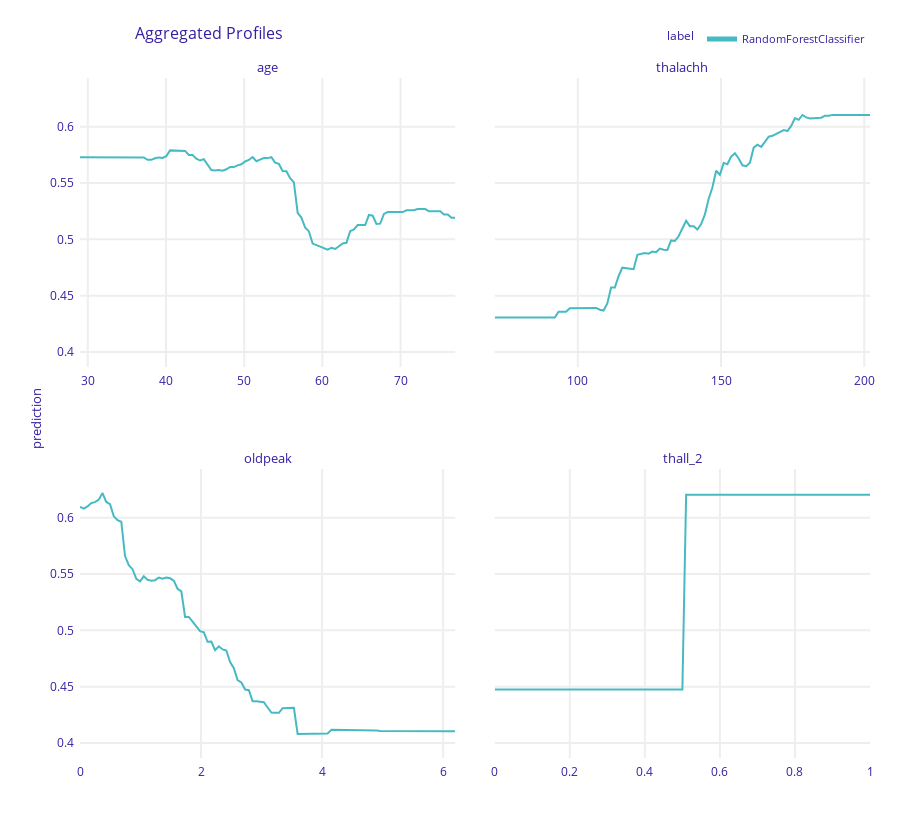

Notebook source saved alongside this figure:
### Markdown cell above
## Partial Dependence Plots

### Code cell
pdp = explainer.model_profile()
fig = pdp.plot(variables=["age", "thalachh", "oldpeak", "thall_2"], show=False)
fig.write_image("imgs/rf_pdp.png")
fig.show()

### Figure 1 — Plotly figure (JSON) as saved in the notebook; plotly's stock layout.template omitted (floating-point values rounded to 4 significant figures; data arrays with more than 128 entries replaced by an {"elided": "..."} marker saying what was removed)
{"data": [{"customdata": {"elided": "101x3 mixed values"}, "hovertemplate": "<b>%{hovertext}</b><br><br>prediction=%{y:.3f}<br>mean_prediction=%{customdata[0]:.3f}<extra></extra>", "hovertext": ["RandomForestClassifier", "RandomForestClassifier", "RandomForestClassifier", "RandomForestClassifier", "RandomForestClassifier", "RandomForestClassifier", "RandomForestClassifier", "RandomForestClassifier", "RandomForestClassifier", "RandomForestClassifier", "RandomForestClassifier", "RandomForestClassifier", "RandomForestClassifier", "RandomForestClassifier", "RandomForestClassifier", "RandomForestClassifier", "RandomForestClassifier", "RandomForestClassifier", "RandomForestClassifier", "RandomForestClassifier", "RandomForestClassifier", "RandomForestClassifier", "RandomForestClassifier", "RandomForestClassifier", "RandomForestClassifier", "RandomForestClassifier", "RandomForestClassifier", "RandomForestClassifier", "RandomForestClassifier", "RandomForestClassifier", "RandomForestClassifier", "RandomForestClassifier", "RandomForestClassifier", "RandomForestClassifier", "RandomForestClassifier", "RandomForestClassifier", "RandomForestClassifier", "RandomForestClassifier", "RandomForestClassifier", "RandomForestClassifier", "RandomForestClassifier", "RandomForestClassifier", "RandomForestClassifier", "RandomForestClassifier", "RandomForestClassifier", "RandomForestClassifier", "RandomForestClassifier", "RandomForestClassifier", "RandomForestClassifier", "RandomForestClassifier", "RandomForestClassifier", "RandomForestClassifier", "RandomForestClassifier", "RandomForestClassifier", "RandomForestClassifier", "RandomForestClassifier", "RandomForestClassifier", "RandomForestClassifier", "RandomForestClassifier", "RandomForestClassifier", "RandomForestClassifier", "RandomForestClassifier", "RandomForestClassifier", "RandomForestClassifier", "RandomForestClassifier", "RandomForestClassifier", "RandomForestClassifier", "RandomForestClassifier", "RandomForestClassifier", "RandomForestClassifier", "RandomForestClassifier", "RandomForestClassifier", "RandomForestClassifier", "RandomForestClassifier", "RandomForestClassifier", "RandomForestClassifier", "RandomForestClassifier", "RandomForestClassifier", "RandomForestClassifier", "RandomForestClassifier", "RandomForestClassifier", "RandomForestClassifier", "RandomForestClassifier", "RandomForestClassifier", "RandomForestClassifier", "RandomForestClassifier", "RandomForestClassifier", "RandomForestClassifier", "RandomForestClassifier", "RandomForestClassifier", "RandomForestClassifier", "RandomForestClassifier", "RandomForestClassifier", "RandomForestClassifier", "RandomForestClassifier", "RandomForestClassifier", "RandomForestClassifier", "RandomForestClassifier", "RandomForestClassifier", "RandomForestClassifier", "RandomForestClassifier"], "legendgroup": "RandomForestClassifier", "line": {"color": "#46bac2", "dash": "solid", "width": 2}, "marker": {"symbol": "circle"}, "mode": "lines", "name": "RandomForestClassifier", "opacity": 1, "orientation": "v", "showlegend": true, "type": "scatter", "x": [29, 29.48, 29.96, 30.44, 30.92, 31.4, 31.88, 32.36, 32.84, 33.32, 33.8, 34.28, 34.76, 35.24, 35.72, 36.2, 36.68, 37.16, 37.64, 38.12, 38.6, 39.08, 39.56, 40.04, 40.52, 41, 41.48, 41.96, 42.44, 42.92, 43.4, 43.88, 44.36, 44.84, 45.32, 45.8, 46.28, 46.76, 47.24, 47.72, 48.2, 48.68, 49.16, 49.64, 50.12, 50.6, 51.08, 51.56, 52.04, 52.52, 53, 53.48, 53.96, 54.44, 54.92, 55.4, 55.88, 56.36, 56.84, 57.32, 57.8, 58.28, 58.76, 59.24, 59.72, 60.2, 60.68, 61.16, 61.64, 62.12, 62.6, 63.08, 63.56, 64.04, 64.52, 65, 65.48, 65.96, 66.44, 66.92, 67.4, 67.88, 68.36, 68.84, 69.32, 69.8, 70.28, 70.76, 71.24, 71.72, 72.2, 72.68, 73.16, 73.64, 74.12, 74.6, 75.08, 75.56, 76.04, 76.52, 77], "xaxis": "x3", "y": [0.5728, 0.5728, 0.5728, 0.5728, 0.5728, 0.5728, 0.5728, 0.5728, 0.5728, 0.5728, 0.5728, 0.5728, 0.5728, 0.5728, 0.5728, 0.5728, 0.5728, 0.5726, 0.5705, 0.5705, 0.5719, 0.5727, 0.5722, 0.5737, 0.5789, 0.5789, 0.5783, 0.5784, 0.5785, 0.5749, 0.5749, 0.5716, 0.5699, 0.5711, 0.5663, 0.5615, 0.5611, 0.5616, 0.5609, 0.5621, 0.5642, 0.5641, 0.5657, 0.5666, 0.5691, 0.5704, 0.573, 0.5693, 0.5707, 0.5721, 0.5721, 0.5729, 0.5681, 0.5669, 0.5606, 0.5604, 0.5542, 0.5506, 0.5235, 0.5193, 0.5104, 0.507, 0.4962, 0.4947, 0.4935, 0.4919, 0.4909, 0.4925, 0.4914, 0.4939, 0.4963, 0.4969, 0.5073, 0.5088, 0.5126, 0.5126, 0.5126, 0.5217, 0.5209, 0.5136, 0.5139, 0.5225, 0.5241, 0.5241, 0.5241, 0.5241, 0.5241, 0.5258, 0.5258, 0.5258, 0.5269, 0.5269, 0.5269, 0.5248, 0.5248, 0.5248, 0.5248, 0.522, 0.522, 0.5191, 0.5191], "yaxis": "y3"}, {"customdata": {"elided": "101x3 mixed values"}, "hovertemplate": "<b>%{hovertext}</b><br><br>prediction=%{y:.3f}<br>mean_prediction=%{customdata[0]:.3f}<extra></extra>", "hovertext": ["RandomForestClassifier", "RandomForestClassifier", "RandomForestClassifier", "RandomForestClassifier", "RandomForestClassifier", "RandomForestClassifier", "RandomForestClassifier", "RandomForestClassifier", "RandomForestClassifier", "RandomForestClassifier", "RandomForestClassifier", "RandomForestClassifier", "RandomForestClassifier", "RandomForestClassifier", "RandomForestClassifier", "RandomForestClassifier", "RandomForestClassifier", "RandomForestClassifier", "RandomForestClassifier", "RandomForestClassifier", "RandomForestClassifier", "RandomForestClassifier", "RandomForestClassifier", "RandomForestClassifier", "RandomForestClassifier", "RandomForestClassifier", "RandomForestClassifier", "RandomForestClassifier", "RandomForestClassifier", "RandomForestClassifier", "RandomForestClassifier", "RandomForestClassifier", "RandomForestClassifier", "RandomForestClassifier", "RandomForestClassifier", "RandomForestClassifier", "RandomForestClassifier", "RandomForestClassifier", "RandomForestClassifier", "RandomForestClassifier", "RandomForestClassifier", "RandomForestClassifier", "RandomForestClassifier", "RandomForestClassifier", "RandomForestClassifier", "RandomForestClassifier", "RandomForestClassifier", "RandomForestClassifier", "RandomForestClassifier", "RandomForestClassifier", "RandomForestClassifier", "RandomForestClassifier", "RandomForestClassifier", "RandomForestClassifier", "RandomForestClassifier", "RandomForestClassifier", "RandomForestClassifier", "RandomForestClassifier", "RandomForestClassifier", "RandomForestClassifier", "RandomForestClassifier", "RandomForestClassifier", "RandomForestClassifier", "RandomForestClassifier", "RandomForestClassifier", "RandomForestClassifier", "RandomForestClassifier", "RandomForestClassifier", "RandomForestClassifier", "RandomForestClassifier", "RandomForestClassifier", "RandomForestClassifier", "RandomForestClassifier", "RandomForestClassifier", "RandomForestClassifier", "RandomForestClassifier", "RandomForestClassifier", "RandomForestClassifier", "RandomForestClassifier", "RandomForestClassifier", "RandomForestClassifier", "RandomForestClassifier", "RandomForestClassifier", "RandomForestClassifier", "RandomForestClassifier", "RandomForestClassifier", "RandomForestClassifier", "RandomForestClassifier", "RandomForestClassifier", "RandomForestClassifier", "RandomForestClassifier", "RandomForestClassifier", "RandomForestClassifier", "RandomForestClassifier", "RandomForestClassifier", "RandomForestClassifier", "RandomForestClassifier", "RandomForestClassifier", "RandomForestClassifier", "RandomForestClassifier", "RandomForestClassifier"], "legendgroup": "RandomForestClassifier", "line": {"color": "#46bac2", "dash": "solid", "width": 2}, "marker": {"symbol": "circle"}, "mode": "lines", "name": "RandomForestClassifier", "opacity": 1, "orientation": "v", "showlegend": false, "type": "scatter", "x": [71, 72.31, 73.62, 74.93, 76.24, 77.55, 78.86, 80.17, 81.48, 82.79, 84.1, 85.41, 86.72, 88.03, 89.34, 90.65, 91.96, 93.27, 94.58, 95.89, 97.2, 98.51, 99.82, 101.1, 102.4, 103.8, 105.1, 106.4, 107.7, 109.0, 110.3, 111.6, 112.9, 114.2, 115.5, 116.8, 118.2, 119.5, 120.8, 122.1, 123.4, 124.7, 126.0, 127.3, 128.6, 129.9, 131.3, 132.6, 133.9, 135.2, 136.5, 137.8, 139.1, 140.4, 141.7, 143.1, 144.4, 145.7, 147.0, 148.3, 149.6, 150.9, 152.2, 153.5, 154.8, 156.2, 157.5, 158.8, 160.1, 161.4, 162.7, 164.0, 165.3, 166.6, 167.9, 169.2, 170.6, 171.9, 173.2, 174.5, 175.8, 177.1, 178.4, 179.7, 181.0, 182.4, 183.7, 185.0, 186.3, 187.6, 188.9, 190.2, 191.5, 192.8, 194.1, 195.4, 196.8, 198.1, 199.4, 200.7, 202], "xaxis": "x4", "y": [0.4306, 0.4306, 0.4306, 0.4306, 0.4306, 0.4306, 0.4306, 0.4306, 0.4306, 0.4306, 0.4306, 0.4306, 0.4306, 0.4306, 0.4306, 0.4306, 0.4306, 0.4358, 0.4358, 0.4358, 0.4388, 0.4388, 0.4388, 0.4388, 0.4388, 0.4388, 0.4391, 0.4391, 0.4375, 0.4368, 0.443, 0.4572, 0.4573, 0.4673, 0.4748, 0.4742, 0.4735, 0.4735, 0.4863, 0.4873, 0.4877, 0.4872, 0.4891, 0.4885, 0.4918, 0.4908, 0.4905, 0.499, 0.4985, 0.5027, 0.5103, 0.5164, 0.5117, 0.5117, 0.5087, 0.5136, 0.5221, 0.5359, 0.546, 0.5608, 0.5573, 0.5678, 0.5667, 0.5734, 0.5764, 0.5718, 0.5657, 0.5649, 0.5679, 0.5813, 0.584, 0.5821, 0.5865, 0.5911, 0.5919, 0.5933, 0.5954, 0.5969, 0.5961, 0.6007, 0.6075, 0.6061, 0.6103, 0.6082, 0.6072, 0.6075, 0.6079, 0.6079, 0.6097, 0.6097, 0.6104, 0.6104, 0.6104, 0.6104, 0.6104, 0.6104, 0.6104, 0.6104, 0.6104, 0.6104, 0.6104], "yaxis": "y4"}, {"customdata": {"elided": "101x3 mixed values"}, "hovertemplate": "<b>%{hovertext}</b><br><br>prediction=%{y:.3f}<br>mean_prediction=%{customdata[0]:.3f}<extra></extra>", "hovertext": ["RandomForestClassifier", "RandomForestClassifier", "RandomForestClassifier", "RandomForestClassifier", "RandomForestClassifier", "RandomForestClassifier", "RandomForestClassifier", "RandomForestClassifier", "RandomForestClassifier", "RandomForestClassifier", "RandomForestClassifier", "RandomForestClassifier", "RandomForestClassifier", "RandomForestClassifier", "RandomForestClassifier", "RandomForestClassifier", "RandomForestClassifier", "RandomForestClassifier", "RandomForestClassifier", "RandomForestClassifier", "RandomForestClassifier", "RandomForestClassifier", "RandomForestClassifier", "RandomForestClassifier", "RandomForestClassifier", "RandomForestClassifier", "RandomForestClassifier", "RandomForestClassifier", "RandomForestClassifier", "RandomForestClassifier", "RandomForestClassifier", "RandomForestClassifier", "RandomForestClassifier", "RandomForestClassifier", "RandomForestClassifier", "RandomForestClassifier", "RandomForestClassifier", "RandomForestClassifier", "RandomForestClassifier", "RandomForestClassifier", "RandomForestClassifier", "RandomForestClassifier", "RandomForestClassifier", "RandomForestClassifier", "RandomForestClassifier", "RandomForestClassifier", "RandomForestClassifier", "RandomForestClassifier", "RandomForestClassifier", "RandomForestClassifier", "RandomForestClassifier", "RandomForestClassifier", "RandomForestClassifier", "RandomForestClassifier", "RandomForestClassifier", "RandomForestClassifier", "RandomForestClassifier", "RandomForestClassifier", "RandomForestClassifier", "RandomForestClassifier", "RandomForestClassifier", "RandomForestClassifier", "RandomForestClassifier", "RandomForestClassifier", "RandomForestClassifier", "RandomForestClassifier", "RandomForestClassifier", "RandomForestClassifier", "RandomForestClassifier", "RandomForestClassifier", "RandomForestClassifier", "RandomForestClassifier", "RandomForestClassifier", "RandomForestClassifier", "RandomForestClassifier", "RandomForestClassifier", "RandomForestClassifier", "RandomForestClassifier", "RandomForestClassifier", "RandomForestClassifier", "RandomForestClassifier", "RandomForestClassifier", "RandomForestClassifier", "RandomForestClassifier", "RandomForestClassifier", "RandomForestClassifier", "RandomForestClassifier", "RandomForestClassifier", "RandomForestClassifier", "RandomForestClassifier", "RandomForestClassifier", "RandomForestClassifier", "RandomForestClassifier", "RandomForestClassifier", "RandomForestClassifier", "RandomForestClassifier", "RandomForestClassifier", "RandomForestClassifier", "RandomForestClassifier", "RandomForestClassifier", "RandomForestClassifier"], "legendgroup": "RandomForestClassifier", "line": {"color": "#46bac2", "dash": "solid", "width": 2}, "marker": {"symbol": "circle"}, "mode": "lines", "name": "RandomForestClassifier", "opacity": 1, "orientation": "v", "showlegend": false, "type": "scatter", "x": [0, 0.062, 0.124, 0.186, 0.248, 0.31, 0.372, 0.434, 0.496, 0.558, 0.62, 0.682, 0.744, 0.806, 0.868, 0.93, 0.992, 1.054, 1.116, 1.178, 1.24, 1.302, 1.364, 1.426, 1.488, 1.55, 1.612, 1.674, 1.736, 1.798, 1.86, 1.922, 1.984, 2.046, 2.108, 2.17, 2.232, 2.294, 2.356, 2.418, 2.48, 2.542, 2.604, 2.666, 2.728, 2.79, 2.852, 2.914, 2.976, 3.038, 3.1, 3.162, 3.224, 3.286, 3.348, 3.41, 3.472, 3.534, 3.596, 3.658, 3.72, 3.782, 3.844, 3.906, 3.968, 4.03, 4.092, 4.154, 4.216, 4.278, 4.34, 4.402, 4.464, 4.526, 4.588, 4.65, 4.712, 4.774, 4.836, 4.898, 4.96, 5.022, 5.084, 5.146, 5.208, 5.27, 5.332, 5.394, 5.456, 5.518, 5.58, 5.642, 5.704, 5.766, 5.828, 5.89, 5.952, 6.014, 6.076, 6.138, 6.2], "xaxis": "x", "y": [0.6096, 0.6079, 0.61, 0.6129, 0.6138, 0.616, 0.6218, 0.6139, 0.612, 0.6012, 0.5978, 0.5964, 0.5659, 0.5578, 0.5543, 0.5456, 0.5435, 0.5479, 0.5449, 0.5441, 0.5445, 0.5468, 0.5458, 0.5469, 0.5462, 0.5441, 0.5369, 0.5345, 0.5119, 0.5119, 0.5078, 0.5029, 0.4992, 0.4983, 0.4898, 0.49, 0.4824, 0.4858, 0.483, 0.482, 0.4718, 0.4664, 0.4558, 0.4536, 0.4474, 0.4468, 0.437, 0.437, 0.4368, 0.4361, 0.4315, 0.427, 0.4267, 0.4267, 0.4309, 0.4309, 0.4309, 0.4312, 0.408, 0.408, 0.408, 0.408, 0.408, 0.4087, 0.4087, 0.4087, 0.4085, 0.4116, 0.4116, 0.4116, 0.411, 0.411, 0.411, 0.411, 0.411, 0.411, 0.411, 0.411, 0.411, 0.411, 0.4106, 0.4106, 0.4106, 0.4106, 0.4105, 0.4105, 0.4105, 0.4105, 0.4105, 0.4105, 0.4105, 0.4105, 0.4105, 0.4105, 0.4105, 0.4105, 0.4105, 0.4105, 0.4105, 0.4105, 0.4105], "yaxis": "y"}, {"customdata": {"elided": "101x3 mixed values"}, "hovertemplate": "<b>%{hovertext}</b><br><br>prediction=%{y:.3f}<br>mean_prediction=%{customdata[0]:.3f}<extra></extra>", "hovertext": ["RandomForestClassifier", "RandomForestClassifier", "RandomForestClassifier", "RandomForestClassifier", "RandomForestClassifier", "RandomForestClassifier", "RandomForestClassifier", "RandomForestClassifier", "RandomForestClassifier", "RandomForestClassifier", "RandomForestClassifier", "RandomForestClassifier", "RandomForestClassifier", "RandomForestClassifier", "RandomForestClassifier", "RandomForestClassifier", "RandomForestClassifier", "RandomForestClassifier", "RandomForestClassifier", "RandomForestClassifier", "RandomForestClassifier", "RandomForestClassifier", "RandomForestClassifier", "RandomForestClassifier", "RandomForestClassifier", "RandomForestClassifier", "RandomForestClassifier", "RandomForestClassifier", "RandomForestClassifier", "RandomForestClassifier", "RandomForestClassifier", "RandomForestClassifier", "RandomForestClassifier", "RandomForestClassifier", "RandomForestClassifier", "RandomForestClassifier", "RandomForestClassifier", "RandomForestClassifier", "RandomForestClassifier", "RandomForestClassifier", "RandomForestClassifier", "RandomForestClassifier", "RandomForestClassifier", "RandomForestClassifier", "RandomForestClassifier", "RandomForestClassifier", "RandomForestClassifier", "RandomForestClassifier", "RandomForestClassifier", "RandomForestClassifier", "RandomForestClassifier", "RandomForestClassifier", "RandomForestClassifier", "RandomForestClassifier", "RandomForestClassifier", "RandomForestClassifier", "RandomForestClassifier", "RandomForestClassifier", "RandomForestClassifier", "RandomForestClassifier", "RandomForestClassifier", "RandomForestClassifier", "RandomForestClassifier", "RandomForestClassifier", "RandomForestClassifier", "RandomForestClassifier", "RandomForestClassifier", "RandomForestClassifier", "RandomForestClassifier", "RandomForestClassifier", "RandomForestClassifier", "RandomForestClassifier", "RandomForestClassifier", "RandomForestClassifier", "RandomForestClassifier", "RandomForestClassifier", "RandomForestClassifier", "RandomForestClassifier", "RandomForestClassifier", "RandomForestClassifier", "RandomForestClassifier", "RandomForestClassifier", "RandomForestClassifier", "RandomForestClassifier", "RandomForestClassifier", "RandomForestClassifier", "RandomForestClassifier", "RandomForestClassifier", "RandomForestClassifier", "RandomForestClassifier", "RandomForestClassifier", "RandomForestClassifier", "RandomForestClassifier", "RandomForestClassifier", "RandomForestClassifier", "RandomForestClassifier", "RandomForestClassifier", "RandomForestClassifier", "RandomForestClassifier", "RandomForestClassifier", "RandomForestClassifier"], "legendgroup": "RandomForestClassifier", "line": {"color": "#46bac2", "dash": "solid", "width": 2}, "marker": {"symbol": "circle"}, "mode": "lines", "name": "RandomForestClassifier", "opacity": 1, "orientation": "v", "showlegend": false, "type": "scatter", "x": [0, 0.01, 0.02, 0.03, 0.04, 0.05, 0.06, 0.07, 0.08, 0.09, 0.1, 0.11, 0.12, 0.13, 0.14, 0.15, 0.16, 0.17, 0.18, 0.19, 0.2, 0.21, 0.22, 0.23, 0.24, 0.25, 0.26, 0.27, 0.28, 0.29, 0.3, 0.31, 0.32, 0.33, 0.34, 0.35, 0.36, 0.37, 0.38, 0.39, 0.4, 0.41, 0.42, 0.43, 0.44, 0.45, 0.46, 0.47, 0.48, 0.49, 0.5, 0.51, 0.52, 0.53, 0.54, 0.55, 0.56, 0.57, 0.58, 0.59, 0.6, 0.61, 0.62, 0.63, 0.64, 0.65, 0.66, 0.67, 0.68, 0.69, 0.7, 0.71, 0.72, 0.73, 0.74, 0.75, 0.76, 0.77, 0.78, 0.79, 0.8, 0.81, 0.82, 0.83, 0.84, 0.85, 0.86, 0.87, 0.88, 0.89, 0.9, 0.91, 0.92, 0.93, 0.94, 0.95, 0.96, 0.97, 0.98, 0.99, 1], "xaxis": "x2", "y": [0.4475, 0.4475, 0.4475, 0.4475, 0.4475, 0.4475, 0.4475, 0.4475, 0.4475, 0.4475, 0.4475, 0.4475, 0.4475, 0.4475, 0.4475, 0.4475, 0.4475, 0.4475, 0.4475, 0.4475, 0.4475, 0.4475, 0.4475, 0.4475, 0.4475, 0.4475, 0.4475, 0.4475, 0.4475, 0.4475, 0.4475, 0.4475, 0.4475, 0.4475, 0.4475, 0.4475, 0.4475, 0.4475, 0.4475, 0.4475, 0.4475, 0.4475, 0.4475, 0.4475, 0.4475, 0.4475, 0.4475, 0.4475, 0.4475, 0.4475, 0.4475, 0.6203, 0.6203, 0.6203, 0.6203, 0.6203, 0.6203, 0.6203, 0.6203, 0.6203, 0.6203, 0.6203, 0.6203, 0.6203, 0.6203, 0.6203, 0.6203, 0.6203, 0.6203, 0.6203, 0.6203, 0.6203, 0.6203, 0.6203, 0.6203, 0.6203, 0.6203, 0.6203, 0.6203, 0.6203, 0.6203, 0.6203, 0.6203, 0.6203, 0.6203, 0.6203, 0.6203, 0.6203, 0.6203, 0.6203, 0.6203, 0.6203, 0.6203, 0.6203, 0.6203, 0.6203, 0.6203, 0.6203, 0.6203, 0.6203, 0.6203], "yaxis": "y2"}], "layout": {"annotations": [{"font": {"size": 13}, "showarrow": false, "text": "oldpeak", "x": 0.2375, "xanchor": "center", "xref": "paper", "y": 0.425, "yanchor": "bottom", "yref": "paper"}, {"font": {"size": 13}, "showarrow": false, "text": "thall_2", "x": 0.7625, "xanchor": "center", "xref": "paper", "y": 0.425, "yanchor": "bottom", "yref": "paper"}, {"font": {"size": 13}, "showarrow": false, "text": "age", "x": 0.2375, "xanchor": "center", "xref": "paper", "y": 1, "yanchor": "bottom", "yref": "paper"}, {"font": {"size": 13}, "showarrow": false, "text": "thalachh", "x": 0.7625, "xanchor": "center", "xref": "paper", "y": 1, "yanchor": "bottom", "yref": "paper"}, {"font": {"size": 13}, "showarrow": false, "text": "prediction", "textangle": -90, "x": -0.07, "xref": "paper", "y": 0.5, "yref": "paper"}], "font": {"color": "#371ea3"}, "height": 829, "hovermode": "x unified", "legend": {"font": {"size": 11}, "itemsizing": "constant", "orientation": "h", "title": {"font": {"size": 12}, "text": "label"}, "tracegroupgap": 0, "x": 1, "xanchor": "right", "y": 1.036, "yanchor": "bottom"}, "margin": {"b": 71, "r": 30, "t": 78}, "title": {"font": {"size": 16}, "text": "Aggregated Profiles", "x": 0.15}, "xaxis": {"anchor": "y", "automargin": true, "domain": [0, 0.475], "fixedrange": true, "gridwidth": 2, "showticklabels": true, "tickcolor": "white", "ticklen": 3, "ticks": "outside", "title": {"text": ""}, "type": "linear", "zeroline": false}, "xaxis2": {"anchor": "y2", "automargin": true, "domain": [0.525, 1], "fixedrange": true, "gridwidth": 2, "showticklabels": true, "tickcolor": "white", "ticklen": 3, "ticks": "outside", "title": {"text": ""}, "type": "linear", "zeroline": false}, "xaxis3": {"anchor": "y3", "automargin": true, "domain": [0, 0.475], "fixedrange": true, "gridwidth": 2, "showticklabels": true, "tickcolor": "white", "ticklen": 3, "ticks": "outside", "title": {"text": ""}, "type": "linear", "zeroline": false}, "xaxis4": {"anchor": "y4", "automargin": true, "domain": [0.525, 1], "fixedrange": true, "gridwidth": 2, "showticklabels": true, "tickcolor": "white", "ticklen": 3, "ticks": "outside", "title": {"text": ""}, "type": "linear", "zeroline": false}, "yaxis": {"anchor": "x", "automargin": true, "domain": [0, 0.425], "fixedrange": true, "gridwidth": 2, "range": [0.3867, 0.6432], "tickcolor": "white", "ticklen": 3, "ticks": "outside", "title": {"text": ""}, "type": "linear", "zeroline": false}, "yaxis2": {"anchor": "x2", "automargin": true, "domain": [0, 0.425], "fixedrange": true, "gridwidth": 2, "matches": "y", "showticklabels": false, "tickcolor": "white", "ticklen": 3, "ticks": "outside", "title": {"text": ""}, "type": "linear", "zeroline": false}, "yaxis3": {"anchor": "x3", "automargin": true, "domain": [0.575, 1], "fixedrange": true, "gridwidth": 2, "matches": "y", "range": [0.3867, 0.6432], "tickcolor": "white", "ticklen": 3, "ticks": "outside", "title": {"text": ""}, "type": "linear", "zeroline": false}, "yaxis4": {"anchor": "x4", "automargin": true, "domain": [0.575, 1], "fixedrange": true, "gridwidth": 2, "matches": "y", "showticklabels": false, "tickcolor": "white", "ticklen": 3, "ticks": "outside", "title": {"text": ""}, "type": "linear", "zeroline": false}}}
